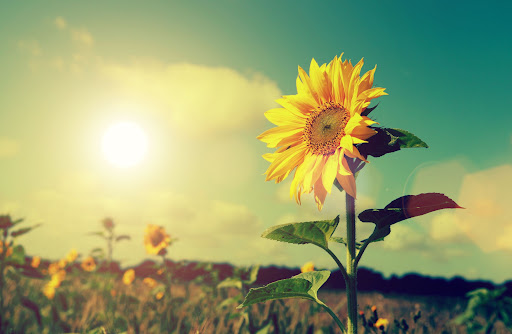
#> input picture Rotate Image/Image/sun.jpg, 512 x 334 px, found by its file name
$ python shear_transformation.py
#> lines starting #> are read from the running program, lines starting #| are printed output that depends on the picture
import numpy as np
from PIL import Image
import math
import cv2


def shear(angle,x,y):
    '''
    |1  -tan(𝜃/2) |  |1        0|  |1  -tan(𝜃/2) |
    |0      1     |  |sin(𝜃)   1|  |0      1     |
    '''
    # shear 1
    tangent=math.tan(angle/2)
    new_x=round(x-y*tangent)
    new_y=y

    #shear 2
    new_y=round(new_x*math.sin(angle)+new_y)      #since there is no change in new_x according to the shear matrix

    #shear 3
    new_x=round(new_x-new_y*tangent)              #since there is no change in new_y according to the shear matrix

    return new_y,new_x


image = np.array(Image.open("sun.jpg"))             # Load the image
#> image is the input picture: shape (334, 512, 3); mean R, G, B 148.7, 159.7, 110.8
angle=-int(input("Enter the angle :- "))                # Ask the user to enter the angle of rotation
#> the answer given: 3

# Define the most occuring variables
angle=math.radians(angle)                               #converting degrees to radians
cosine=math.cos(angle)
sine=math.sin(angle)

height=image.shape[0]                                   #define the height of the image
#> height = 334
width=image.shape[1]                                    #define the width of the image
#> width = 512

# Define the height and width of the new image that is to be formed
new_height  = round(abs(image.shape[0]*cosine)+abs(image.shape[1]*sine))+1
#> new_height = 361
new_width  = round(abs(image.shape[1]*cosine)+abs(image.shape[0]*sine))+1
#> new_width = 530

# define another image variable of dimensions of new_height and new _column filled with zeros
output=np.zeros((new_height,new_width,image.shape[2]))
image_copy=output.copy()


# Find the centre of the image about which we have to rotate the image
original_centre_height   = round(((image.shape[0]+1)/2)-1)    #with respect to the original image
#> original_centre_height = 166
original_centre_width    = round(((image.shape[1]+1)/2)-1)    #with respect to the original image
#> original_centre_width = 256

# Find the centre of the new image that will be obtained
new_centre_height= round(((new_height+1)/2)-1)        #with respect to the new image
#> new_centre_height = 180
new_centre_width= round(((new_width+1)/2)-1)          #with respect to the new image
#> new_centre_width = 264


for i in range(height):
    for j in range(width):
        #co-ordinates of pixel with respect to the centre of original image
        y=image.shape[0]-1-i-original_centre_height
        x=image.shape[1]-1-j-original_centre_width

        #Applying shear Transformation
        new_y,new_x=shear(angle,x,y)

        '''since image will be rotated the centre will change too,
            so to adust to that we will need to change new_x and new_y with respect to the new centre'''
        new_y=new_centre_height-new_y
        new_x=new_centre_width-new_x

        output[new_y,new_x,:]=image[i,j,:]                          #writing the pixels to the new destination in the output image
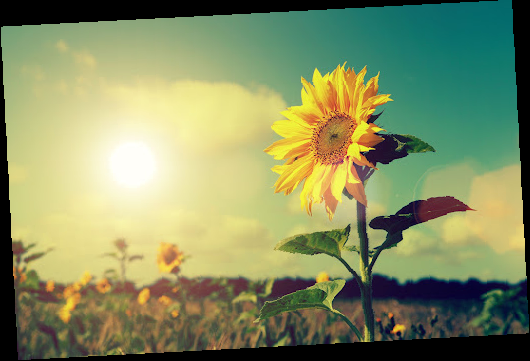
#> output: shape (361, 530, 3) float64; mean R, G, B 132.9, 142.8, 99


pil_img=Image.fromarray((output).astype(np.uint8))                       # converting array to image
pil_img.save("Shear_image.png")
shear_img = cv2.imread("Shear_image.png")
cv2.imshow("Shear Transformation", shear_img)
cv2.waitKey(0)
